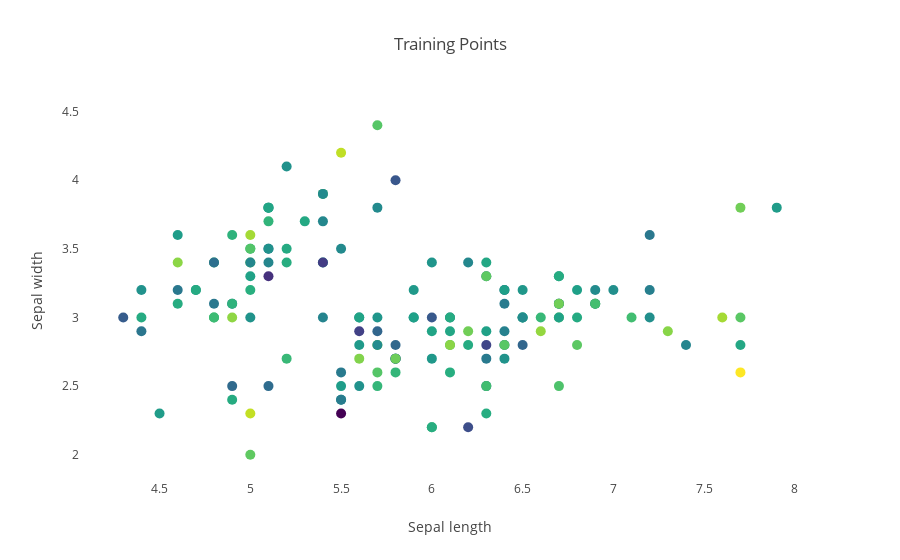

Here is the notebook cell this chart was saved with:
### Code cell
py.iplot(fig)

### Figure 1 — Plotly figure (JSON) as saved in the notebook; plotly's stock layout.template omitted (floating-point values rounded to 4 significant figures; data arrays with more than 128 entries replaced by an {"elided": "..."} marker saying what was removed)
{"data": [{"marker": {"color": {"elided": "150 float values"}, "colorscale": "Viridis", "showscale": false, "size": 10}, "mode": "markers", "type": "scatter", "uid": "aa0c12ba-efd1-49eb-8fb6-615a733cdc64", "x": {"elided": "150 float values"}, "y": {"elided": "150 float values"}}], "layout": {"title": {"text": "Training Points"}, "xaxis": {"showgrid": false, "title": {"text": "Sepal length"}}, "yaxis": {"showgrid": false, "title": {"text": "Sepal width"}}}}
